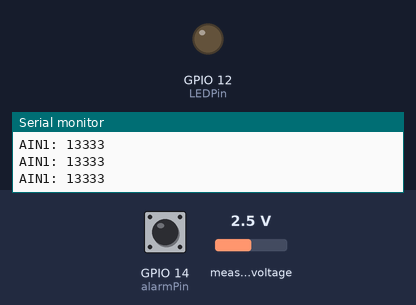
A sketch run on a simulated ESP32. Shown: output pins drawn as LEDs (lit = HIGH), the last lines printed to the serial monitor. Inputs (shaded band) come from the test bench; at power-on: GPIO 14 (alarmPin) HIGH, measured voltage 2.5 V.

Above: at 1.2 s.
1.3 s: GPIO 14 (alarmPin) pulled LOW for 0.15 s
At 1.7 s:
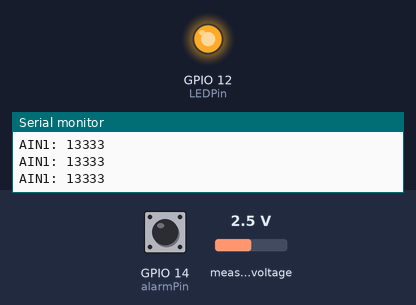
2.9 s: measured voltage set to 2.2 V
4.4 s: measured voltage set to 1.9 V
At 4.7 s:
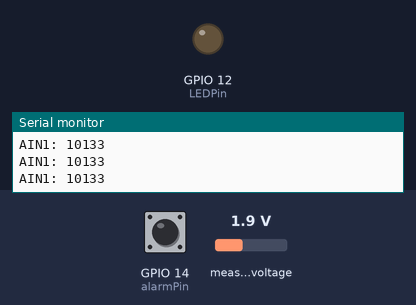
Timing chart, 0 to 7.4 s (numbered marks = the images above; inputs shaded):
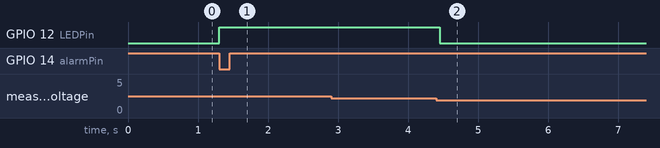

Measured:
- the behaviour switches between 2.1 and 2 V on measured voltage (found by bisection; images 1 and 2)
- after the input at 1.3 s, GPIO 12 (LEDPin): LOW → HIGH at once
- after the input at 4.4 s, GPIO 12 (LEDPin): HIGH → LOW after 0.05 s

The sketch:

ADS1115_Alarm.ino
```cpp
/*
Project:  ADS1115 Multiplexer Modul - Interrupt-Alarm
Author:   Thomas Edlinger for www.edistechlab.com
Date:     Created 26.02.2023
Version:  V1.0
IDE:      Arduino IDE 2.0.4
 
Required Board (Tools -> Board -> Boards Manager...)
 - Board: esp8266 by ESP8266 Community   V3.1.1

Required libraries (sketch -> include library -> manage libraries)
 - Adafruit ADS1X15 library V2.4.0
 - Adafruit BusIO library V1.14.1

Wirering for the ADS1115 Modul:
ADS1115     Wemos d1 mini
VCC         3.3V / 5V
GND         GND
SCL         D1/5
SDA         D2/4
ALRT        D5
*/

#include <Adafruit_ADS1X15.h>
Adafruit_ADS1115 ads;
const uint8_t alarmPin = 14;  //D5
const uint8_t LEDPin = 12;    //D6
#define ADS1115_I2C_addr0 0x48

void IRAM_ATTR onAlarmIntPin() {
  // Diese Funktion wird mit dem Alarm Pin aufgerufen
  Serial.println("Alarm wurde am Interrupt Pin ausgelöst!");
  digitalWrite(LEDPin, HIGH);
}

void setup(void) {
  Serial.begin(115200);
  if (!ads.begin(ADS1115_I2C_addr0)) {
    Serial.println("Finde keinen ADS1115");
    while (true);
  }
  pinMode(LEDPin, OUTPUT);
  pinMode(alarmPin, INPUT_PULLUP);
  attachInterrupt(digitalPinToInterrupt(alarmPin), onAlarmIntPin, FALLING);
  ads.startComparator_SingleEnded(1, 10666); // 2V : 0,1875mV
}

void loop(void) {
  int16_t adc1;
  // Komparator wird nur nach einem Lesevorgang zurückgesetzt
  adc1 = ads.getLastConversionResults();
  Serial.print("AIN1: "); Serial.println(adc1);
  if (adc1<=10666) {digitalWrite(LEDPin, LOW);}
  delay(100);
}
```
